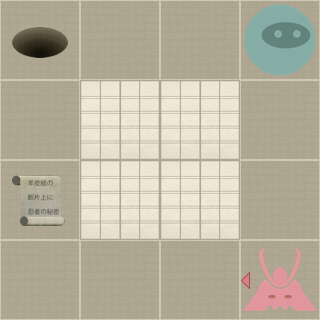

A 2D game scene composited from a Tiled map and its tileset images. What follows is a short description and the map's XML, with each tile layer's data collapsed to a summary:
An orthogonal 4x4 tile map with 80x80 px tiles, 2 tile layers (Level, Actors).

<map version="1.0" orientation="orthogonal" width="4" height="4" tilewidth="80" tileheight="80">
 <properties>
  <property name="moves" value="3" />
 </properties>
 <tileset firstgid="1" name="tiles" tilewidth="80" tileheight="80" spacing="2" margin="2">
  <image source="tiles-ipad.png" width="512" height="512" />
  <tile id="0">
   <properties>
    <property name="actor" value="exit" />
   </properties>
  </tile>
  <tile id="2">
   <properties>
    <property name="actor" value="guard" />
    <property name="direction" value="down" />
   </properties>
  </tile>
  <tile id="3">
   <properties>
    <property name="actor" value="guard" />
    <property name="direction" value="left" />
   </properties>
  </tile>
  <tile id="4">
   <properties>
    <property name="actor" value="guard" />
    <property name="direction" value="right" />
   </properties>
  </tile>
  <tile id="5">
   <properties>
    <property name="actor" value="guard" />
    <property name="direction" value="up" />
   </properties>
  </tile>
  <tile id="7">
   <properties>
    <property name="actor" value="player" />
   </properties>
  </tile>
  <tile id="8">
   <properties>
    <property name="actor" value="scroll" />
   </properties>
  </tile>
  <tile id="9">
   <properties>
    <property name="wall" value="1" />
   </properties>
  </tile>
 </tileset>
 <layer name="Level" width="4" height="4">
  <data>[16 cells, 16 non-empty, 2 distinct tile ids]</data>
 </layer>
 <layer name="Actors" width="4" height="4">
  <data>[16 cells, 4 non-empty, 4 distinct tile ids]</data>
 </layer>
</map>
